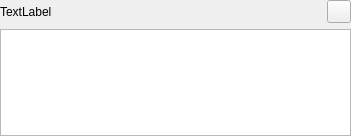
<?xml version="1.0" encoding="UTF-8"?>
<ui version="4.0">
 <class>Form</class>
 <widget class="QWidget" name="Form">
  <property name="geometry">
   <rect>
    <x>0</x>
    <y>0</y>
    <width>351</width>
    <height>136</height>
   </rect>
  </property>
  <property name="windowTitle">
   <string>Form</string>
  </property>
  <layout class="QVBoxLayout" name="verticalLayout">
   <property name="leftMargin">
    <number>0</number>
   </property>
   <property name="topMargin">
    <number>0</number>
   </property>
   <property name="rightMargin">
    <number>0</number>
   </property>
   <property name="bottomMargin">
    <number>0</number>
   </property>
   <item>
    <layout class="QHBoxLayout" name="horizontalLayout_2">
     <item>
      <widget class="QLabel" name="propNameLabel">
       <property name="text">
        <string>TextLabel</string>
       </property>
      </widget>
     </item>
     <item>
      <widget class="QToolButton" name="deleteButton">
       <property name="sizePolicy">
        <sizepolicy hsizetype="Maximum" vsizetype="Fixed">
         <horstretch>0</horstretch>
         <verstretch>0</verstretch>
        </sizepolicy>
       </property>
       <property name="text">
        <string/>
       </property>
       <property name="icon">
        <iconset>
         <normaloff>delete.png</normaloff>delete.png</iconset>
       </property>
       <property name="checkable">
        <bool>false</bool>
       </property>
       <property name="popupMode">
        <enum>QToolButton::DelayedPopup</enum>
       </property>
       <property name="toolButtonStyle">
        <enum>Qt::ToolButtonIconOnly</enum>
       </property>
       <property name="autoRaise">
        <bool>false</bool>
       </property>
       <property name="arrowType">
        <enum>Qt::NoArrow</enum>
       </property>
      </widget>
     </item>
    </layout>
   </item>
   <item>
    <widget class="QTextEdit" name="propValue">
     <property name="html">
      <string>&lt;!DOCTYPE HTML PUBLIC &quot;-//W3C//DTD HTML 4.0//EN&quot; &quot;http://www.w3.org/TR/REC-html40/strict.dtd&quot;&gt;
&lt;html&gt;&lt;head&gt;&lt;meta name=&quot;qrichtext&quot; content=&quot;1&quot; /&gt;&lt;style type=&quot;text/css&quot;&gt;
p, li { white-space: pre-wrap; }
&lt;/style&gt;&lt;/head&gt;&lt;body style=&quot; font-family:'.SF NS Text'; font-size:13pt; font-weight:400; font-style:normal;&quot;&gt;
&lt;p style=&quot;-qt-paragraph-type:empty; margin-top:0px; margin-bottom:0px; margin-left:0px; margin-right:0px; -qt-block-indent:0; text-indent:0px;&quot;&gt;&lt;br /&gt;&lt;/p&gt;&lt;/body&gt;&lt;/html&gt;</string>
     </property>
    </widget>
   </item>
  </layout>
 </widget>
 <resources/>
 <connections/>
</ui>
